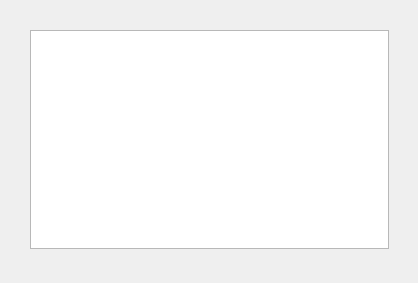
<?xml version="1.0" encoding="UTF-8"?>
<ui version="4.0">
 <class>testView</class>
 <widget class="QWidget" name="testView">
  <property name="geometry">
   <rect>
    <x>0</x>
    <y>0</y>
    <width>418</width>
    <height>283</height>
   </rect>
  </property>
  <property name="windowTitle">
   <string>Experiment Structure Viewer</string>
  </property>
  <widget class="QWidget" name="verticalLayoutWidget">
   <property name="geometry">
    <rect>
     <x>19</x>
     <y>19</y>
     <width>381</width>
     <height>241</height>
    </rect>
   </property>
   <layout class="QVBoxLayout" name="mainLayout">
    <property name="sizeConstraint">
     <enum>QLayout::SetMinimumSize</enum>
    </property>
    <item>
     <widget class="QGraphicsViewEc" name="graphicsView">
      <property name="renderHints">
       <set>QPainter::Antialiasing|QPainter::SmoothPixmapTransform|QPainter::TextAntialiasing</set>
      </property>
      <property name="dragMode">
       <enum>QGraphicsView::ScrollHandDrag</enum>
      </property>
     </widget>
    </item>
   </layout>
  </widget>
 </widget>
 <layoutdefault spacing="6" margin="11"/>
 <customwidgets>
  <customwidget>
   <class>QGraphicsViewEc</class>
   <extends>QGraphicsView</extends>
   <header>QGraphicsViewEc.h</header>
  </customwidget>
 </customwidgets>
 <resources/>
 <connections/>
</ui>
